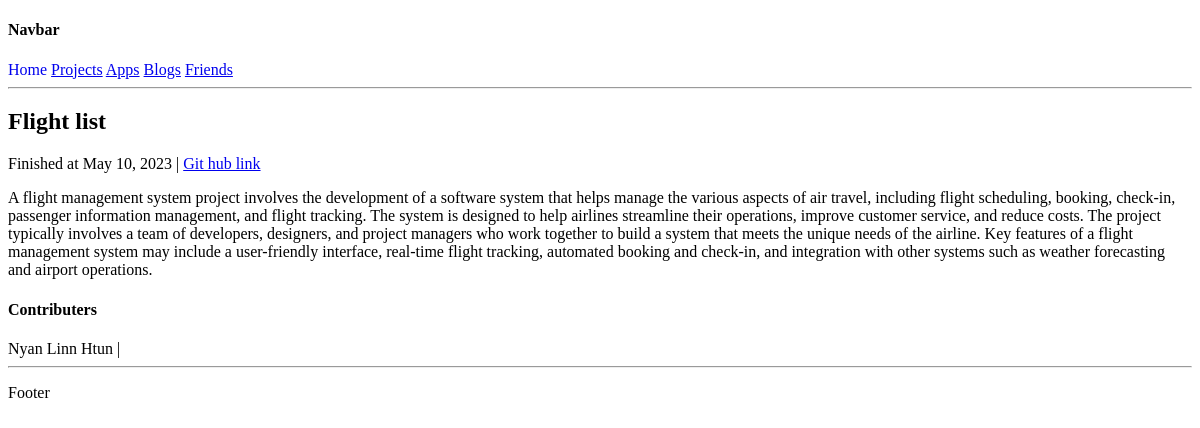
The page /projectlist/projects/1 on the database as committed earlier.
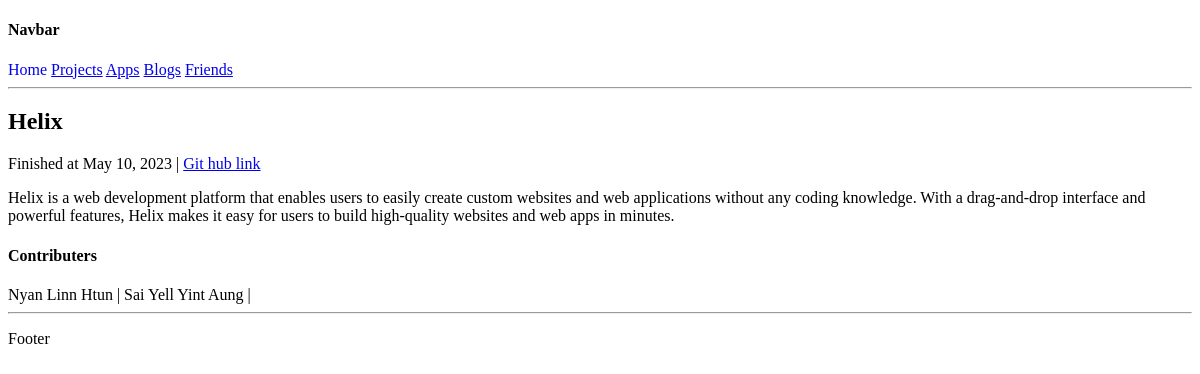
The same page on the database as committed later.
### projectlist/models.py (models this page shows, shortened)
class Projects(models.Model):
	title=models.CharField(max_length=100)
	body=models.TextField()
	links=models.CharField(max_length=500,null=True,blank=True)
	tags=models.ManyToManyField(Tags)
	date=models.DateField()
	contributers=models.ManyToManyField(Friends)

### friends/models.py (models this page shows, shortened)
class Friends(models.Model):
	name=models.CharField(max_length=69)
	relation=models.ForeignKey(Relations,on_delete=models.CASCADE,related_name="relationsx")
	profilelink=models.URLField(blank=True,null=True)
	email=models.EmailField(blank=True, null=True)
	description=models.TextField(blank=True,null=True)

### projectlist/views.py (the view)
# urls.py: path("projects/<str:pk>",views.project,name="project"),
def project(request,pk):
	template="projectlist/project.html"
	project=Projects.objects.get(id=pk)
	data={
		'project':project
	}
	return render(request,template,data)

### templates/projectlist/project.html
{% extends 'layout.html' %}
{% block yield %}
	<h2>{{project.title}}</h2>
	<p> Finished at {{project.date}} | <a href="{{project.links}}">Git hub link</a></p>
	<p>{{project.body}}</p>
<div>
	<h4>Contributers</h4>
	{% for contri in project.contributers.all %}
	{{contri.name}} |
	{% empty %}
	<p>No data yet</p>
	{% endfor %}
</div>
{% endblock %}

Rows that differ between the two databases and show on the page:
changed Projects: title "Flight list" → "Helix"; body "A flight management system project involves the development of a software system that helps manage the various aspects of air travel, including flight scheduling, booking, check-in, passenger information management, and flight tracking. The system is designed to help airlines streamline their operations, improve customer service, and reduce costs. The project typically involves a team of developers, designers, and project managers who work together to build a system that meets the unique needs of the airline. Key features of a flight management system may include a user-friendly interface, real-time flight tracking, automated booking and check-in, and integration with other systems such as…" → "Helix is a web development platform that enables users to easily create custom websites and web applications without any coding knowledge. With a drag-and-drop interface and powerful features, Helix makes it easy for users to build high-quality websites and web apps in minutes."
added Friends: name "Sai Yell Yint Aung"
